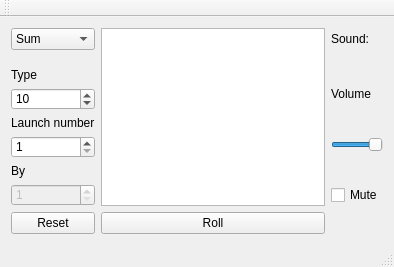
<?xml version="1.0" encoding="UTF-8"?>
<ui version="4.0">
 <class>MainWindow</class>
 <widget class="QMainWindow" name="MainWindow">
  <property name="geometry">
   <rect>
    <x>0</x>
    <y>0</y>
    <width>394</width>
    <height>267</height>
   </rect>
  </property>
  <property name="minimumSize">
   <size>
    <width>394</width>
    <height>267</height>
   </size>
  </property>
  <property name="maximumSize">
   <size>
    <width>394</width>
    <height>269</height>
   </size>
  </property>
  <property name="windowTitle">
   <string>Dice roller</string>
  </property>
  <widget class="QWidget" name="centralWidget">
   <layout class="QGridLayout" name="gridLayout">
    <item row="0" column="0">
     <widget class="QComboBox" name="comboBox">
      <item>
       <property name="text">
        <string>Sum</string>
       </property>
      </item>
      <item>
       <property name="text">
        <string>Group</string>
       </property>
      </item>
     </widget>
    </item>
    <item row="4" column="1">
     <widget class="QPushButton" name="roll">
      <property name="text">
       <string>Roll</string>
      </property>
     </widget>
    </item>
    <item row="4" column="0">
     <widget class="QPushButton" name="reset">
      <property name="text">
       <string>Reset</string>
      </property>
     </widget>
    </item>
    <item row="0" column="2">
     <widget class="QLabel" name="label">
      <property name="maximumSize">
       <size>
        <width>16777215</width>
        <height>22</height>
       </size>
      </property>
      <property name="text">
       <string>Sound:</string>
      </property>
     </widget>
    </item>
    <item row="1" column="2" rowspan="4">
     <layout class="QVBoxLayout" name="verticalLayout">
      <item>
       <widget class="QLabel" name="label_2">
        <property name="maximumSize">
         <size>
          <width>16777215</width>
          <height>21</height>
         </size>
        </property>
        <property name="text">
         <string>Volume</string>
        </property>
       </widget>
      </item>
      <item>
       <widget class="QSlider" name="volume">
        <property name="toolTipDuration">
         <number>10000</number>
        </property>
        <property name="maximum">
         <number>100</number>
        </property>
        <property name="value">
         <number>100</number>
        </property>
        <property name="orientation">
         <enum>Qt::Horizontal</enum>
        </property>
        <property name="invertedAppearance">
         <bool>false</bool>
        </property>
       </widget>
      </item>
      <item>
       <widget class="QCheckBox" name="mute">
        <property name="text">
         <string>Mute</string>
        </property>
       </widget>
      </item>
     </layout>
    </item>
    <item row="0" column="1" rowspan="4">
     <widget class="QListWidget" name="resultat"/>
    </item>
    <item row="3" column="0">
     <layout class="QVBoxLayout" name="verticalLayout_2">
      <item>
       <widget class="QLabel" name="label_3">
        <property name="text">
         <string>Type</string>
        </property>
       </widget>
      </item>
      <item>
       <widget class="QSpinBox" name="type">
        <property name="minimum">
         <number>2</number>
        </property>
        <property name="maximum">
         <number>100</number>
        </property>
        <property name="value">
         <number>10</number>
        </property>
       </widget>
      </item>
      <item>
       <widget class="QLabel" name="label_4">
        <property name="text">
         <string>Launch number</string>
        </property>
       </widget>
      </item>
      <item>
       <widget class="QSpinBox" name="number">
        <property name="minimum">
         <number>1</number>
        </property>
        <property name="maximum">
         <number>10000</number>
        </property>
       </widget>
      </item>
      <item>
       <widget class="QLabel" name="label_5">
        <property name="text">
         <string>By</string>
        </property>
       </widget>
      </item>
      <item>
       <widget class="QSpinBox" name="par">
        <property name="enabled">
         <bool>false</bool>
        </property>
        <property name="minimum">
         <number>1</number>
        </property>
        <property name="maximum">
         <number>1000</number>
        </property>
       </widget>
      </item>
     </layout>
    </item>
   </layout>
  </widget>
  <widget class="QMenuBar" name="menuBar">
   <property name="geometry">
    <rect>
     <x>0</x>
     <y>0</y>
     <width>394</width>
     <height>21</height>
    </rect>
   </property>
  </widget>
  <widget class="QToolBar" name="mainToolBar">
   <attribute name="toolBarArea">
    <enum>TopToolBarArea</enum>
   </attribute>
   <attribute name="toolBarBreak">
    <bool>false</bool>
   </attribute>
  </widget>
  <widget class="QStatusBar" name="statusBar"/>
 </widget>
 <layoutdefault spacing="6" margin="11"/>
 <resources/>
 <connections/>
</ui>
